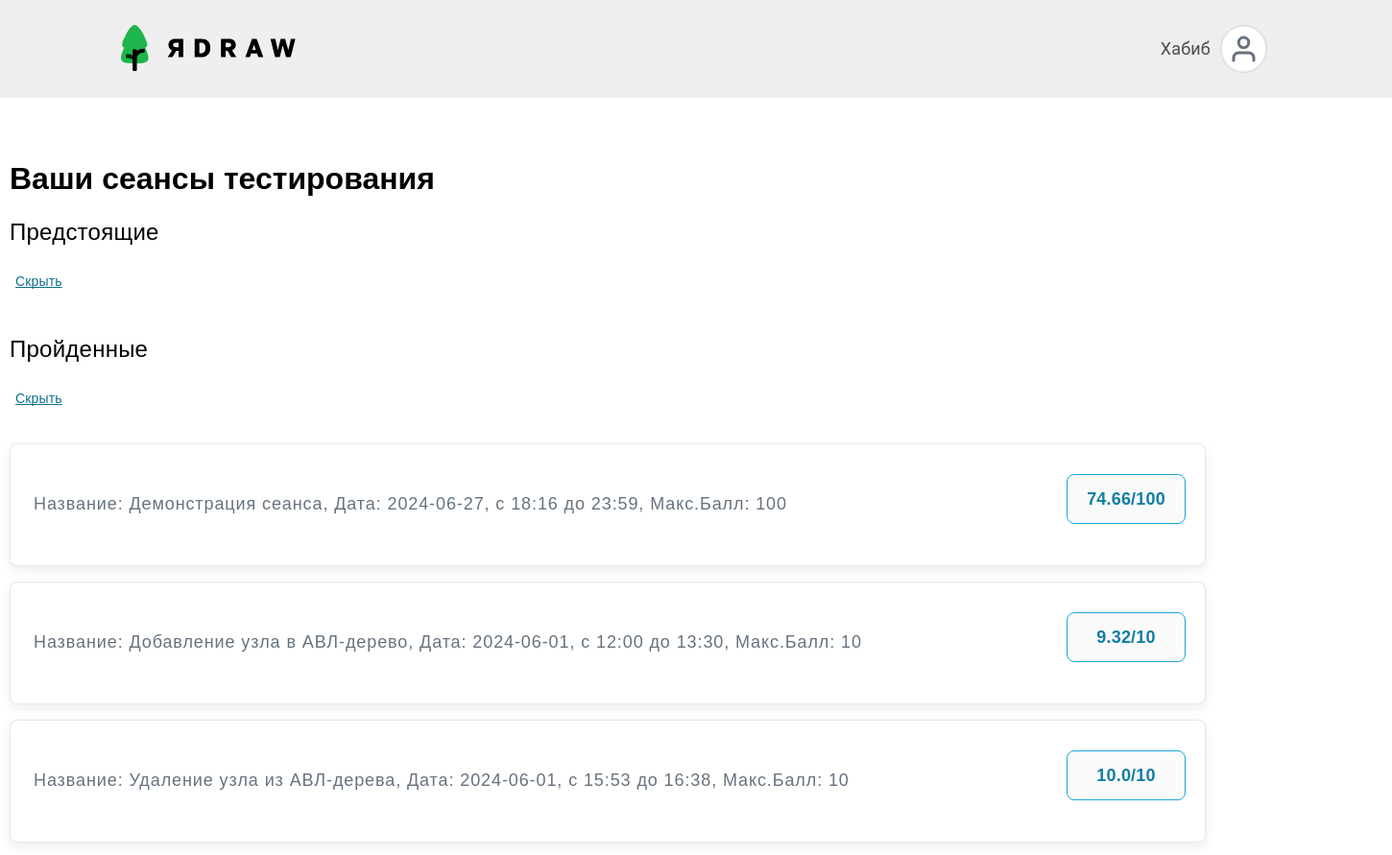
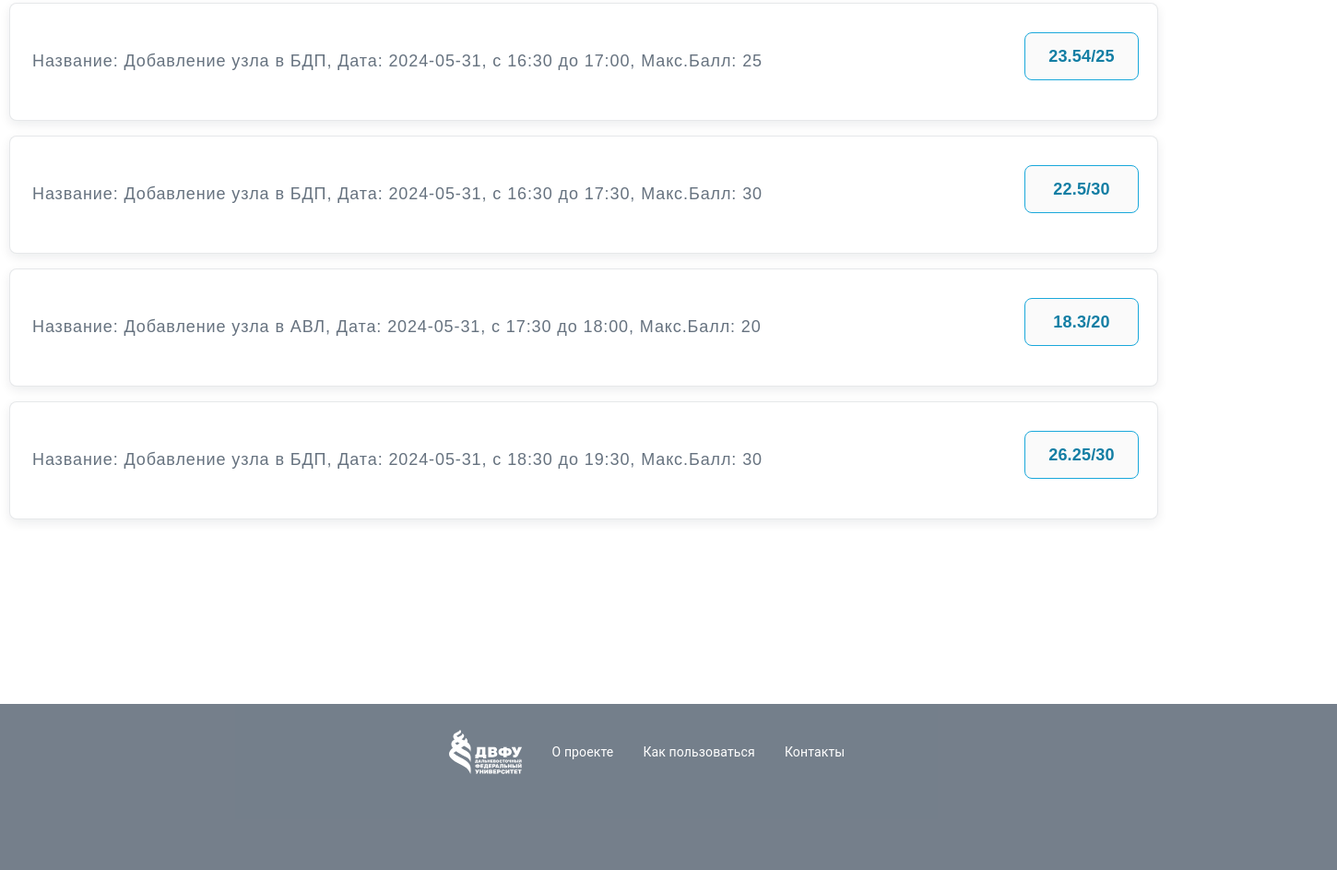
Screenshot of /Главная-страница-студент with the database file from the repository (2 pictures, top to bottom).
### tables this page shows
CREATE TABLE "testing_session" (
	"testing_session_id"	INTEGER,
	"testing_session_name"	VARCHAR(30),
	"testing_session_date"	DATE,
	"testing_session_begin_time"	TIME,
	"testing_session_end_time"	TIME,
	"formula_test_id"	INTEGER,
	"teacher_id"	INTEGER,
	"test_template_id"	INTEGER,
	"test_template_bar"	INTEGER,
	PRIMARY KEY("testing_session_id" AUTOINCREMENT),
	FOREIGN KEY("test_template_id") REFERENCES "test_template"("test_template_id") ON DELETE CASCADE,
	FOREIGN KEY("formula_test_id") REFERENCES "formula_test"("formula_test_id") ON DELETE CASCADE,
	FOREIGN KEY("teacher_id") REFERENCES "teacher"("teacher_id") ON DELETE CASCADE
);

### WEB/controllers/student_module/main_page.py (the view)
@app.route('/Главная-страница-студент', methods=['GET', 'POST'])
def student_index():
    conn = get_db_connection(DATABASE_NAME)
    if not session.get('student_id'):
        session['student_id'] = 1
        session['user_name'] = 'Хабиб'
    session['task_index'] = 0
    session['current_date'] = (date.today()).strftime('%Y-%m-%d')
    session['current_time'] = (datetime.now()).strftime("%H:%M")
    df_upcoming = get_upcoming_testing_session(
        conn, session['current_date'], session['current_time'], session['student_id']).to_dict('records')
    df_passed = get_passed_testing_session(
        conn, session['current_date'], session['current_time'], session['student_id'])
    df_passed['test_mark'] = df_passed['test_mark'].fillna(-1)
    df_passed = df_passed.to_dict('records')
    html = render_template(
        'student_module/student_index.html',
        df_upcoming=df_upcoming,
        df_passed=df_passed,
        student_id=session['student_id'],
        user_name=session['user_name'],
        SEPARATOR=SEPARATOR,
        int=int
    )
    return html

### WEB/utils.py (called while the page is built)
def get_db_connection(database_name):
    return sqlite3.connect(database_name)

### WEB/templates/student_module/student_index.html (shortened to what this page needs)
{% extends "student_module/base.html" %}
{% block head %}
  {{ super() }}
{% endblock %}
{% block content %}
<div style="display: flex; flex-direction: row;">
    <div  class = 'content'>
        <div style="font-family: var(--font3);
            font-weight: 700;
            font-size: 32px;
            line-height: 150%;
            letter-spacing: 0em;
            color: #000;
            width: 1440px;
            height: 40px;">
            Ваши сеансы тестирования
        </div>
        {{CreateListSession("Предстоящие","hideUpcomingSessions",'upcomingSessions',df_upcoming)}}
        {{CreateListSession('Пройденные',"hidePassedSessions","passedSessions",df_passed)}}
    </div>
</div>
{% endblock %}

### WEB/templates/student_module/base.html (shortened to what this page needs)
<!doctype html>
<html>
  <head>
    {% block head %}
    <link rel="stylesheet" type="text/css" href="/static/style_student.css">
    <link rel="stylesheet" type="text/css" href="/static/style.css">
    {% endblock %}
    {% macro CreateListSession(text,name_button,name_div,df) %}
            <div style="display:flex; flex-direction: column; margin-bottom: 20px;">
                <p style="font-family: var(--font3);
                font-weight: 500;
                font-size: 24px;
                line-height: 133%;
                letter-spacing: 0.01em;
                color: #000;">{{text}}</p>
                <input type="submit" name={{name_button}} value="Скрыть" style="font-family: var(--font3);
                font-weight: 400;
                font-size: 14px;
                line-height: 143%;
                letter-spacing: 0.01em;
                text-decoration: underline;
                text-decoration-skip-ink: none;
                color: #117092;
                background: none;
                border:none;
                text-align: left;
                "/>
            </div>
            <div name = {{name_div}}>
                {% for elem in df%}
                    <div class = 'card_session'>
                        {% set arr_description = elem['testing_session_description'].split(';') %}
                        {{ 'Название: '+ arr_description[0]+', Дата: '+arr_description[1]+', c '+arr_description[2]+' до '+ arr_description[3]+', Макс.Балл: '+ arr_description[4]}}
                        {% if 'test_mark' in elem %}
                            {% if elem['test_mark'] !=-1 %}
                                <input class="input_border" value = '{{elem['test_mark']}}/{{elem['test_template_bar']}}' disabled/>
                            {% else %}
                                <input class="input_border" value = 'Не пройден' disabled/>
                            {% endif %}
                        {% else %}
                            <form method="post" action="{{url_for('description_session_testing', testing_session_id=elem['testing_session_id'])}}">
                                <input hidden value = '{{elem['testing_session_id']}}' name = 'testing_session_id'>
                                <input type ='submit'  class = 'transition_input' value = 'Перейти'>
                            </form>
                        {% endif %}
                    </div>
                {% endfor %}
            </div>
    {% endmacro %}
  </head>
<body>
    <div class= 'main'>
        <div class = 'header'>
            <form  action = '{{url_for("student_index")}}' method="get" style = 'border: none; '>
                <button type = 'submit' style = 'border: none;' class="ava"  {% if block %} title="Заблокировано" disabled {%else%} title="На главную страницу" {%endif%}  >
                </button>
            </form>
            <div class = 'avatar'>
                <p {% if block %} title="Заблокировано" {%else%} title="Профиль" {%endif%}><a class='link_avatar' href="{{url_for('profile')}}"  >{{user_name}}</a></p>
            </div>
        </div>
        {% block content %}{% endblock %}
        <footer>
            <div class="footer">
                <div class="footer_content">
                    <div style="width: 467px;
                    height: 48px; display: flex; flex-direction: row; gap:32px;font-family: var(--second-family);
                    font-weight: 400;
                    font-size: 14px;
                    line-height: 143%;
                    letter-spacing: 0.01em;
                    color: #fff;">
                            <p>О проекте</p>
                            <p>Как пользоваться</p>
                            <p>Контакты</p>
                    </div>
                </div>
            </div>
        </footer>
    </div>
</body>
</html>

### WEB/static/style_student.css (style rules this page uses)
:root { --d9d9d9-2-paints: #4f2d2d; --font-family: "Open Sans", sans-serif; --second-family: "Inter", sans-serif; --third-family: "Golos", sans-serif; --font3: "Golos Text", sans-serif; --font4: "Ubuntu", sans-serif; --font5: "Arial", sans-serif; }
html, body { height: 100%; margin: 0; }
.header { padding: 16px 120px; height: 10%; background: rgba(102, 114, 127, 0.12); display: flex; flex-direction: row; justify-content: space-between; align-items: center; }
.avatar { font-family: var(--font3); font-weight: 400; font-size: 18px; line-height: 133%; letter-spacing: 0.01em; color: #66727f; justify-content: space-between; align-items: center; display: flex; flex-direction: row; }
.avatar svg { margin: 10px; border-radius: 100px; fill: #fff; border: 1px solid rgba(102, 114, 127, 0.16); }
.content { width: 100%; height: 100%; margin-top: 60px; display: flex; flex-direction: column; align-items:start; }
.card_session { border: 1px solid rgba(102, 114, 127, 0.16); border-radius: 8px; padding: 20px 20px 20px 24px; width: 1200px; height: 86px; box-shadow: 0 4px 12px 0 rgba(4, 28, 36, 0.08); background: #fff; font-family: var(--font3); font-weight: 400; font-size: 18px; line-height: 133%; letter-spacing: 0.05em; color: #66727f; display: flex; flex-direction: row; justify-content:space-between; align-items: center; margin-top:16px; }
.input_border { border: 1px solid #1aa8db; border-radius: 8px; width: 118px; height: 48px; font-family: var(--font3); font-weight: 600; font-size: 18px; line-height: 133%; letter-spacing: 0.01em; color: #137ea4; text-align: center; top: 50%; margin-top: -0.625em; }
.footer { padding: 0px 120px; height: 180px; background: #66727f; opacity: 0.9; text-align: center; margin-top: 200px; bottom: 0; max-width: 100%; }
.footer_content { padding: 28px 0px; width: 1200px; display: flex; flex-direction: row; justify-content: center; align-content: center; }
.main { min-height: 100%; display: flex; flex-direction: column; }
footer { margin-top: auto; }
.link_avatar { text-decoration:none; }

### WEB/static/style.css (style rules this page uses)
body, input, select, button, li, div, p, label { font-family: 'Roboto', sans-serif; }
a { color: #4d4d4d; }

### rows the page displays
testing_session: value "Название: Демонстрация сеанса, Дата: 2024-06-27, c 18:16 до 23:59, Макс.Балл: 100", test_template_bar "74.66/100"
testing_session: value "Название: Добавление узла в АВЛ-дерево, Дата: 2024-06-01, c 12:00 до 13:30, Макс.Балл: 10", test_template_bar "9.32/10"
testing_session: value "Название: Удаление узла из АВЛ-дерева, Дата: 2024-06-01, c 15:53 до 16:38, Макс.Балл: 10", test_template_bar "10.0/10"
testing_session: value "Название: Добавление узла в БДП, Дата: 2024-05-31, c 16:30 до 17:00, Макс.Балл: 25", test_template_bar "23.54/25"
testing_session: value "Название: Добавление узла в БДП, Дата: 2024-05-31, c 16:30 до 17:30, Макс.Балл: 30", test_template_bar "22.5/30"
testing_session: value "Название: Добавление узла в АВЛ, Дата: 2024-05-31, c 17:30 до 18:00, Макс.Балл: 20", test_template_bar "18.3/20"
testing_session: value "Название: Добавление узла в БДП, Дата: 2024-05-31, c 18:30 до 19:30, Макс.Балл: 30", test_template_bar "26.25/30"

### other values shown
{{ user_name }} "Хабиб"
{{ text }} "Предстоящие Пройденные"
